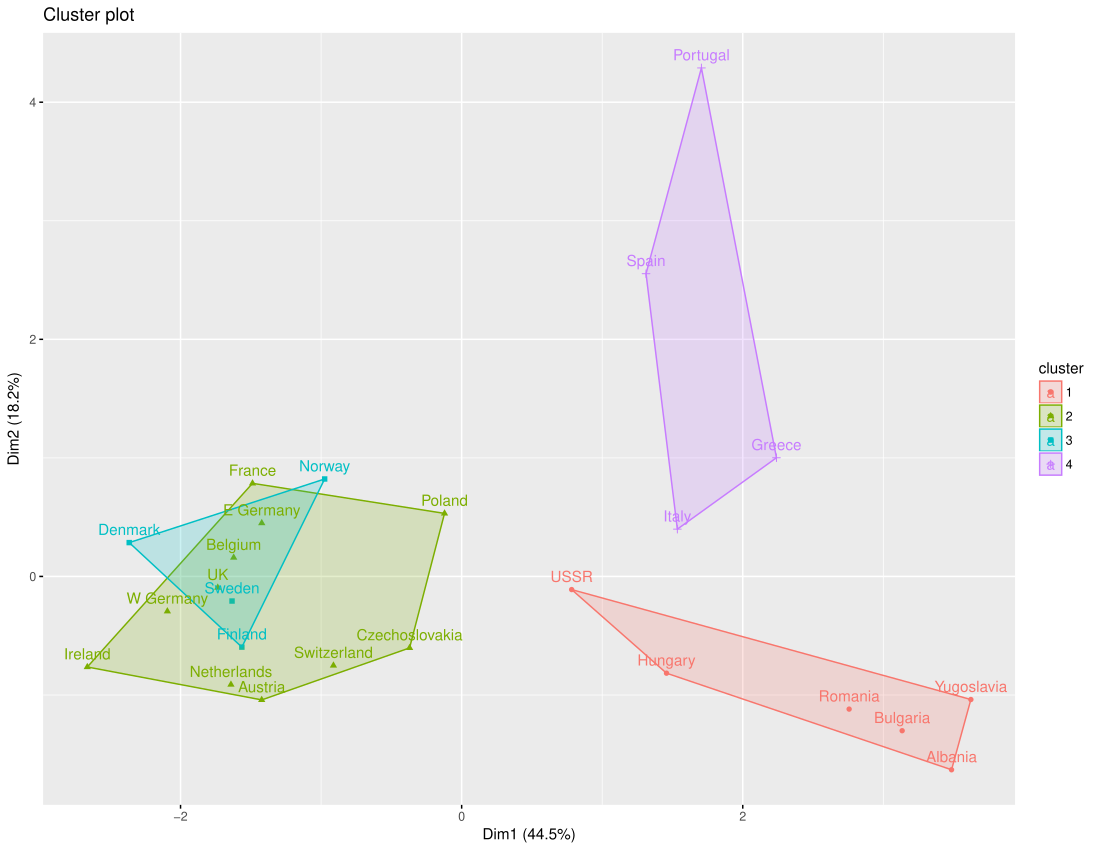

R code for this plot:
#Clustering Large Aplication CLARA
library(tidyverse)
library(cluster)
library(factoextra)


#Cargando la data

proteinIntake <- read.csv("data/protein.csv")

#nombres de fila, nombre de país y eliminar la variable País antes de normalizar

rownames(proteinIntake) <- proteinIntake$Country

#Eliminando las filas de los paises despues de nombrar cada linea

proteinIntake$Country <- NULL

#escalando los datos numericos

proteinIntakeScaled <- as.data.frame(scale(proteinIntake))

#Calculando clara con k = 4 y tamaño de muestra (muestras = 5) en el marco de datos # escalado y revisando los medoides:

clarafit <- clara(proteinIntakeScaled, 4, samples = 5)

clarafit$medoids

#Fabricando el PLOT

fviz_cluster(clarafit)
